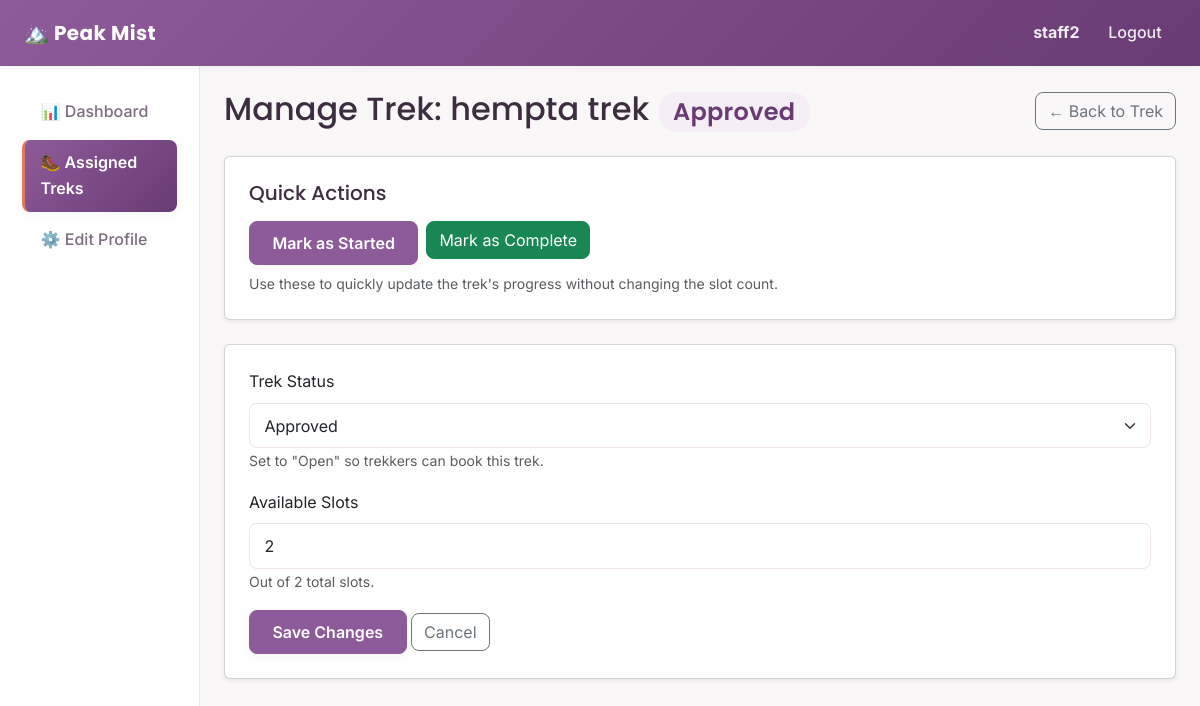
Page /staff/treks/1/manage (signed in) on the committed database.
### backend/models.py (models this page shows, shortened)
class User(db.Model, UserMixin):
    __tablename__ = "users"
    id = db.Column(db.Integer, primary_key=True)
    username = db.Column(db.String(80), unique=True, nullable=False)
    password_hash = db.Column(db.String(200), nullable=False)
    full_name = db.Column(db.String(120), nullable=False)
    email = db.Column(db.String(120), unique=True, nullable=False)
    phone = db.Column(db.String(20), nullable=True)
    role = db.Column(db.String(20), nullable=False, default="user")
    is_blacklisted = db.Column(db.Boolean, default=False, nullable=False)
    created_at = db.Column(db.DateTime, default=datetime.utcnow)
    staff_profile = db.relationship(
        "StaffProfile",
        backref="user",
        uselist=False,
        cascade="all, delete-orphan"
    )
    bookings = db.relationship(
        "Booking",
        backref="user",
        cascade="all, delete-orphan"
    )

class Trek(db.Model):
    __tablename__ = "treks"
    id = db.Column(db.Integer, primary_key=True)
    name = db.Column(db.String(120), nullable=False)
    location = db.Column(db.String(120), nullable=False)
    difficulty = db.Column(db.String(20), nullable=False)
    duration_days = db.Column(db.Integer, nullable=False)
    total_slots = db.Column(db.Integer, nullable=False)
    available_slots = db.Column(db.Integer, nullable=False)
    staff_id = db.Column(db.Integer, db.ForeignKey("staff_profiles.id"), nullable=True)
    status = db.Column(db.String(20), nullable=False, default="Pending")
    start_date = db.Column(db.Date, nullable=False)
    end_date = db.Column(db.Date, nullable=False)
    description = db.Column(db.Text, nullable=True)
    safety_info = db.Column(db.Text, nullable=True)
    image_filename = db.Column(db.String(200), nullable=True)
    created_at = db.Column(db.DateTime, default=datetime.utcnow)
    bookings = db.relationship(
        "Booking",
        backref="trek",
        cascade="all, delete-orphan"
    )

### backend/routes.py (the view, shortened to what this page needs)
@staff_bp.route("/treks/<int:trek_id>/manage", methods=["GET", "POST"])
@login_required
@role_required("staff")
def trek_management(trek_id):
    trek = Trek.query.get_or_404(trek_id)
    verify_staff_owns_trek(trek)
    return render_template("staff/trek_management.html", trek=trek)

### backend/routes.py (called while the page is built)
def role_required(*allowed_roles):
    def decorator(view_function):
        @wraps(view_function)
        def wrapped_view(*args, **kwargs):
            if current_user.role not in allowed_roles:
                abort(403)
            return view_function(*args, **kwargs)
        return wrapped_view
    return decorator

def get_current_staff_profile():
    return StaffProfile.query.filter_by(user_id=current_user.id).first()

def verify_staff_owns_trek(trek):
    staff_profile = get_current_staff_profile()
    if staff_profile is None or trek.staff_id != staff_profile.id:
        abort(403)

### templates/staff/trek_management.html (shortened to what this page needs)
{% extends "layout_dashboard.html" %}
{% import "admin/_status_badge.html" as badges %}
{% set active_page = 'assigned_treks' %}
{% block content %}
<div class="d-flex justify-content-between align-items-center mb-4">
    <h2 class="mb-0">Manage Trek: {{ trek.name }} {{ badges.status_badge(trek.status) }}</h2>
    <a href="{{ url_for('staff.trek_details', trek_id=trek.id) }}" class="btn btn-outline-secondary">&larr; Back to Trek</a>
</div>
<div class="card shadow-sm mb-4">
    <div class="card-body p-4">
        <h5 class="mb-3">Quick Actions</h5>
        <div class="d-flex gap-2 flex-wrap">
            <form method="POST" action="{{ url_for('staff.trek_management', trek_id=trek.id) }}">
                <button type="submit" class="btn btn-trek"
                        {% if trek.status in ["Started", "Completed"] %}disabled{% endif %}>
                    Mark as Started
                </button>
            </form>
            <form method="POST" action="{{ url_for('staff.trek_management', trek_id=trek.id) }}">
                <button type="submit" class="btn btn-success"
                        {% if trek.status == "Completed" %}disabled{% endif %}>
                    Mark as Complete
                </button>
            </form>
        </div>
        <small class="text-muted d-block mt-2">
            Use these to quickly update the trek's progress without changing the slot count.
        </small>
    </div>
</div>
<div class="card shadow-sm">
    <div class="card-body p-4">
        <form method="POST" action="{{ url_for('staff.trek_management', trek_id=trek.id) }}">
            <div class="mb-3">
                <label for="status" class="form-label">Trek Status</label>
                <select class="form-select" id="status" name="status">
                    {% for option in ["Approved", "Open", "Closed", "Started", "Completed"] %}
                        <option value="{{ option }}" {% if trek.status == option %}selected{% endif %}>
                            {{ option }}
                        </option>
                    {% endfor %}
                </select>
                <small class="text-muted">
                    Set to "Open" so trekkers can book this trek.
                </small>
            </div>
            <div class="mb-3">
                <label for="available_slots" class="form-label">Available Slots</label>
                <input type="number" min="0" max="{{ trek.total_slots }}"
                       class="form-control" id="available_slots" name="available_slots"
                       value="{{ trek.available_slots }}">
                <small class="text-muted">Out of {{ trek.total_slots }} total slots.</small>
            </div>
            <button type="submit" class="btn btn-trek">Save Changes</button>
            <a href="{{ url_for('staff.trek_details', trek_id=trek.id) }}" class="btn btn-outline-secondary">Cancel</a>
        </form>
    </div>
</div>
{% endblock %}

### templates/layout_dashboard.html (shortened to what this page needs)
<!DOCTYPE html>
<html lang="en">
<head>
    <link
        href="https://cdnjs.cloudflare.com/ajax/libs/bootstrap/5.3.3/css/bootstrap.min.css"
        rel="stylesheet">
    <link rel="stylesheet" href="{{ url_for('static', filename='css/styles.css') }}">
</head>
<body>
    <nav class="navbar navbar-expand-lg navbar-trek">
        <div class="container-fluid px-4">
            <a class="navbar-brand fw-bold" href="{{ url_for('auth.home') }}">
                🏔️ Peak Mist
            </a>
            <div class="navbar-collapse" id="navMenu">
                <ul class="navbar-nav ms-auto align-items-lg-center">
                    <li class="nav-item">
                        <span class="nav-link">
                            <strong>{{ current_user.full_name }}</strong>
                        </span>
                    </li>
                    <li class="nav-item">
                        <a class="nav-link" href="{{ url_for('auth.logout') }}">Logout</a>
                    </li>
                </ul>
            </div>
        </div>
    </nav>
    <div class="container-fluid">
        <div class="row">
            <nav class="col-md-3 col-lg-2 sidebar">
                <ul class="nav flex-column">
                    {% if current_user.role == 'admin' %}
                        <li class="nav-item">
                            <a class="nav-link {% if active_page == 'dashboard' %}active{% endif %}"
                               href="{{ url_for('admin.dashboard') }}">📊 Dashboard</a>
                        </li>
                        <li class="nav-item">
                            <a class="nav-link {% if active_page == 'treks' %}active{% endif %}"
                               href="{{ url_for('admin.treks') }}">🥾 Manage Treks</a>
                        </li>
                        <li class="nav-item">
                            <a class="nav-link {% if active_page == 'staff' %}active{% endif %}"
                               href="{{ url_for('admin.staff_list') }}">👥 Manage Staff</a>
                        </li>
                        <li class="nav-item">
                            <a class="nav-link {% if active_page == 'users' %}active{% endif %}"
                               href="{{ url_for('admin.users_list') }}">🧑‍🤝‍🧑 Manage Users</a>
                        </li>
                        <li class="nav-item">
                            <a class="nav-link {% if active_page == 'bookings' %}active{% endif %}"
                               href="{{ url_for('admin.bookings_list') }}">📅 Bookings</a>
                        </li>
                        <li class="nav-item">
                            <a class="nav-link {% if active_page == 'search' %}active{% endif %}"
                               href="{{ url_for('admin.search') }}">🔍 Search</a>
                        </li>
                        <li class="nav-item">
                            <a class="nav-link {% if active_page == 'analytics' %}active{% endif %}"
                               href="{{ url_for('admin.analytics') }}">📈 Analytics</a>
                        </li>
                    {% elif current_user.role == 'staff' %}
                        <li class="nav-item">
                            <a class="nav-link {% if active_page == 'dashboard' %}active{% endif %}"
                               href="{{ url_for('staff.dashboard') }}">📊 Dashboard</a>
                        </li>
                        <li class="nav-item">
                            <a class="nav-link {% if active_page == 'assigned_treks' %}active{% endif %}"
                               href="{{ url_for('staff.assigned_treks') }}">🥾 Assigned Treks</a>
                        </li>
                        <li class="nav-item">
                            <a class="nav-link {% if active_page == 'profile' %}active{% endif %}"
                               href="{{ url_for('staff.edit_profile') }}">⚙️ Edit Profile</a>
                        </li>
                    {% endif %}
                </ul>
            </nav>
            <main class="col-md-9 col-lg-10 p-4">
                {% block content %}{% endblock %}
            </main>
        </div>
    </div>
</body>
</html>

### templates/admin/_status_badge.html
{% macro status_badge(status) %}
    <span class="badge badge-{{ status|lower }}">{{ status }}</span>
{% endmacro %}

### static/css/styles.css (style rules this page uses)
:root { --primary: #8d5b99; --primary-dark: #693b74; --primary-light: #f6eef7; --secondary: #e07a5f; --secondary-dark: #c2593e; --secondary-light: #fdf1ee; --white: #ffffff; --off-white: #faf7f9; --border: #eee3ed; --text-dark: #3d2e3f; --text-light: #7d6b7f; --yellow: #f4d35e; --pink: #f28482; --purple-light: #b5a2e3; --mint: #63c9a5; --coral: #e07a5f; --sky: #6fb3e0; --sky-deep: #2f7ab8; --shadow-small: 0 2px 8px rgba(61, 46, 63, 0.05); --shadow-medium: 0 8px 24px rgba(61, 46, 63, 0.08); --shadow-large: 0 16px 40px rgba(61, 46, 63, 0.12); --radius: 14px; --radius-small: 8px; }
* { box-sizing: border-box; }
body { background-color: var(--off-white); font-family: "Inter", "Segoe UI", Arial, sans-serif; color: var(--text-dark); line-height: 1.6; }
h1, h2, h3, h4, h5, h6 { font-family: "Poppins", "Segoe UI", Arial, sans-serif; color: var(--text-dark); }
a { color: var(--primary-dark); text-decoration: none; }
.navbar-trek { background: linear-gradient(135deg, var(--primary) 0%, var(--primary-dark) 100%) !important; box-shadow: var(--shadow-small); padding-top: 0.75rem; padding-bottom: 0.75rem; }
.navbar-trek .navbar-brand { color: var(--white) !important; font-family: "Poppins", sans-serif; font-weight: 700; letter-spacing: 0.02em; }
.navbar-trek .nav-link { color: rgba(255, 255, 255, 0.9) !important; font-weight: 500; border-radius: var(--radius-small); padding: 0.45rem 0.9rem !important; transition: background-color 0.2s ease, color 0.2s ease; }
.btn-trek { background-color: var(--primary); border-color: var(--primary); color: var(--white); font-weight: 600; border-radius: var(--radius-small); padding: 0.55rem 1.4rem; box-shadow: var(--shadow-small); transition: transform 0.15s ease, box-shadow 0.15s ease, background-color 0.15s ease; }
.btn { border-radius: var(--radius-small); }
.sidebar { background-color: var(--white); border-right: 1px solid var(--border); min-height: calc(100vh - 56px); padding-top: 1.25rem; }
.sidebar .nav-link { display: flex; align-items: center; gap: 0.65rem; color: var(--text-light); padding: 0.65rem 1rem; border-radius: var(--radius-small); margin: 0.15rem 0.6rem; font-weight: 500; border-left: 3px solid transparent; transition: background-color 0.2s ease, color 0.2s ease, border-color 0.2s ease; }
.sidebar .nav-link.active { background: linear-gradient(135deg, var(--primary) 0%, var(--primary-dark) 100%); color: var(--white); font-weight: 600; border-left-color: var(--secondary); box-shadow: var(--shadow-small); }
.badge-pending, .badge-approved, .badge-open, .badge-closed, .badge-started, .badge-completed, .badge-booked, .badge-cancelled { border-radius: 999px; font-weight: 600; letter-spacing: 0.01em; }
.badge-approved { background-color: var(--primary-light); color: var(--primary-dark); }
.form-control, .form-select { border-radius: var(--radius-small); border: 1px solid var(--border); padding: 0.6rem 0.9rem; }

### rows in the picture
User: full_name "staff2"
Trek: name "hempta trek", status "Approved", available_slots "2", total_slots "2"
